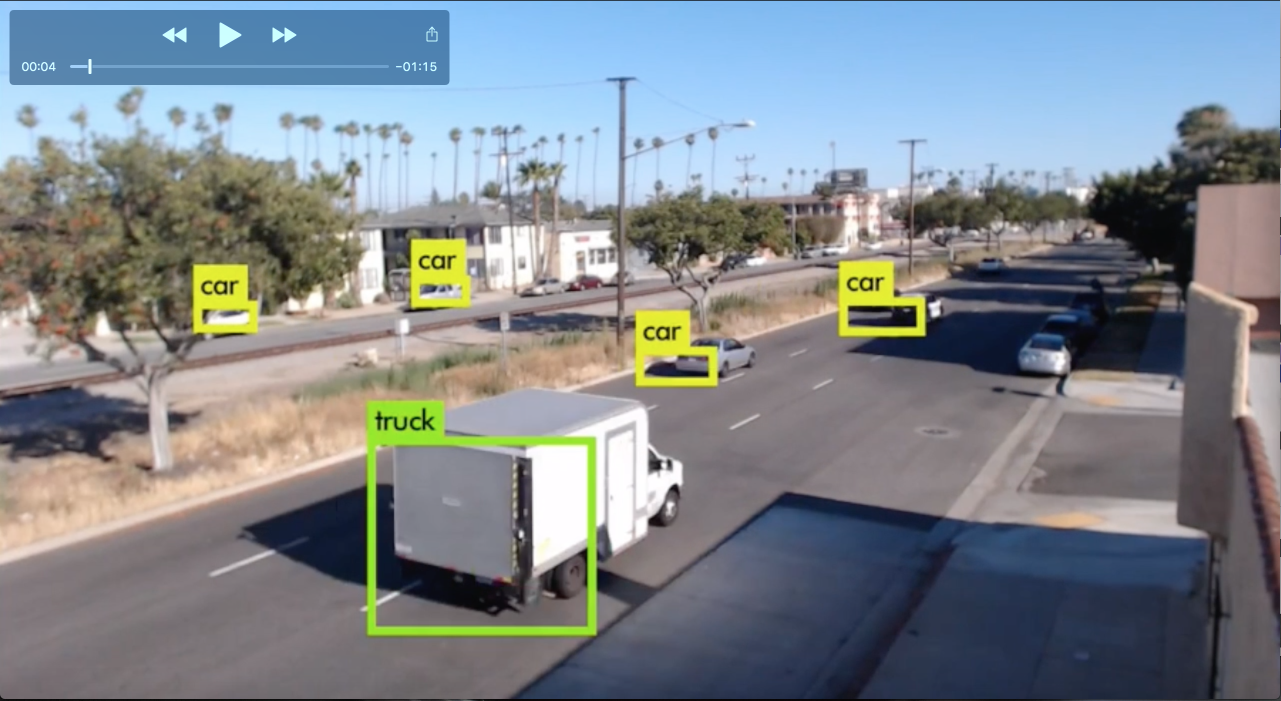
#> input picture image2.png, 2562 x 1402 px (shown at 1/2 size)
$ python line.py   (Python 2 division)
#> lines starting #> are read from the running program, lines starting #| are printed output that depends on the picture; after the words box and inside, x2 and y2 are one past the last pixel; in counts of white or black regions, pixels touching at a corner belong together
import cv2
import numpy as np

img = cv2.imread('image2.png')
#> img is the input picture: shape (1402, 2562, 3); mean B, G, R 141.1, 134.7, 127
gray = cv2.cvtColor(img,cv2.COLOR_BGR2GRAY)

kernel_size = 5
blur_gray = cv2.GaussianBlur(gray,(kernel_size, kernel_size),0)

low_threshold = 50
high_threshold = 150
edges = cv2.Canny(blur_gray, low_threshold, high_threshold)
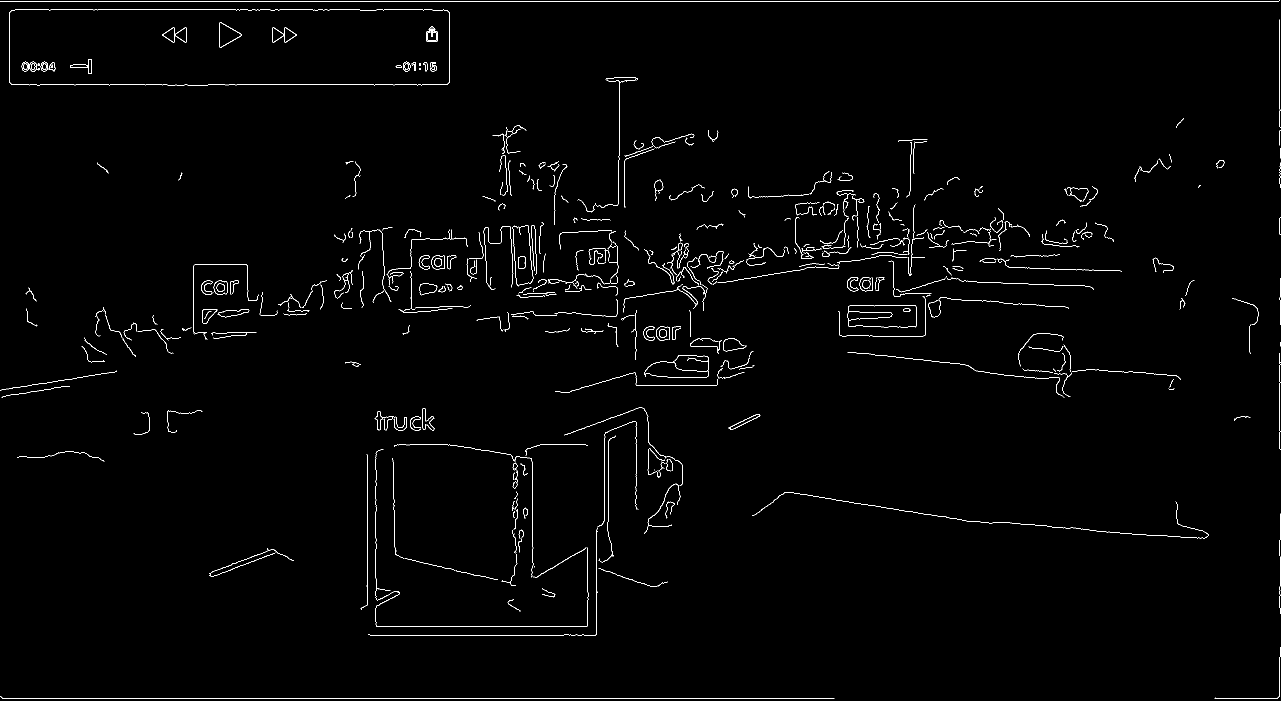
#> edges: shape (1402, 2562) (shown at 1/2 size); 1.2% white in thin lines or dots

rho = 1
theta = np.pi / 180
threshold = 15
min_line_length = 50
max_line_gap = 20
line_image = np.copy(img) * 0
#> line_image: shape (1402, 2562, 3); every value is 0

lines = cv2.HoughLinesP(edges, rho, theta, threshold, np.array([]),
                        min_line_length, max_line_gap)
#> lines = 387 rows, first 6: [0, 2, 2557, 2], [5, 1397, 1668, 1397], [23, 169, 374, 169], [2559, 290, 2559, 40], [30, 19, 719, 19], [751, 1156, 751, 961]
#print(lines)
points = []

font = cv2.FONT_HERSHEY_SIMPLEX

i=0
for line in lines:
    for x1, y1, x2, y2 in line:
        points.append(((x1 + 0.0, y1 + 0.0), (x2 + 0.0, y2 + 0.0)))
        cv2.line(line_image, (x1, y1), (x2, y2), (0, 0, 255), 5)
        cv2.putText(img, 'line{}'.format(i), (x1, y1), font, 0.8,(200,200,255), 2)
        a=(y2-y1)/(x2-x1)
        b=(x2*y1-y2*x2)/(x2-x1)
        i=i+1
        print "line"+str(i)+" a,b=",  a, b, "  x,y=",x1, x2, y1, y2
#> this loop made 387 passes
#| line1 a,b= 0 0   x,y= 0 2557 2 2
#| line2 a,b= 0 0   x,y= 5 1668 1397 1397
#| line3 a,b= 0 0   x,y= 23 374 169 169
#| line4 a,b= 0 0   x,y= 2559 2559 290 40
#| line5 a,b= 0 0   x,y= 30 719 19 19
#| line6 a,b= 0 0   x,y= 751 751 1156 961
#| line7 a,b= 0 0   x,y= 756 1192 1253 1253
#| line8 a,b= 0 0   x,y= 740 1191 1270 1270
#> (further printed lines are left out)
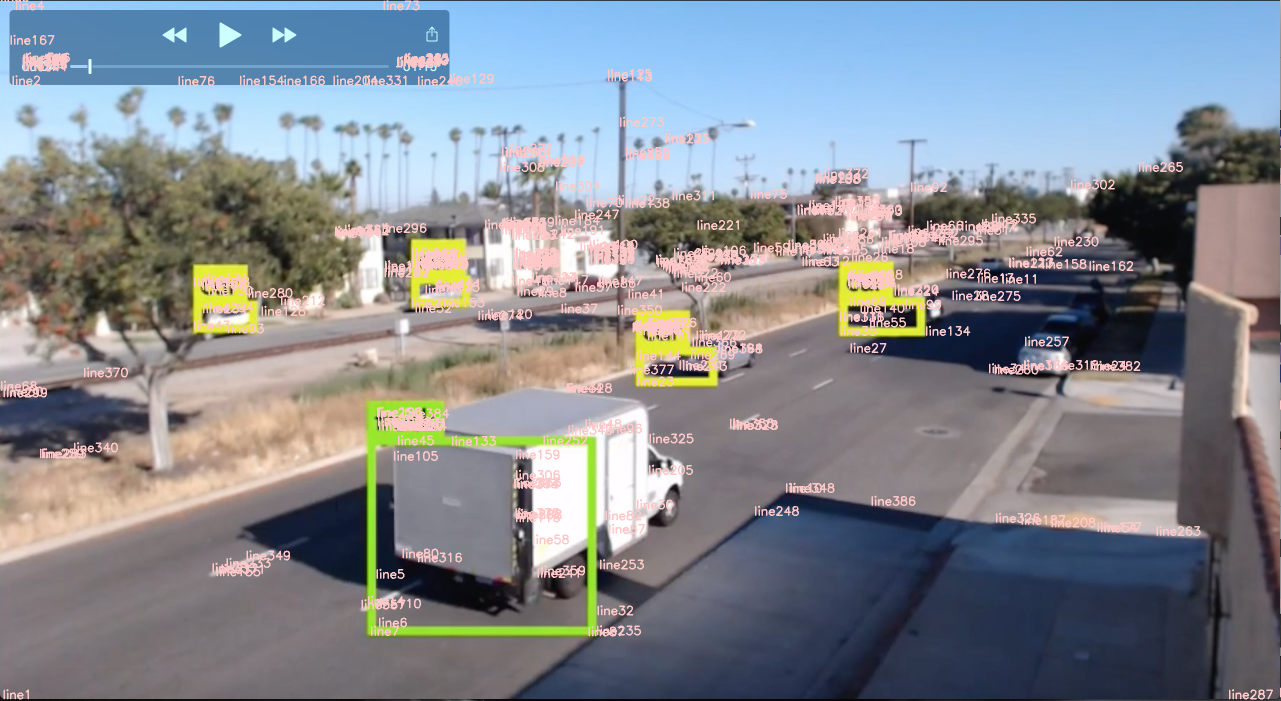
#> img: shape (1402, 2562, 3) (shown at 1/2 size); 4.55% of pixels changed, all inside (x1, y1, x2, y2) = (2, 0, 2562, 1399)
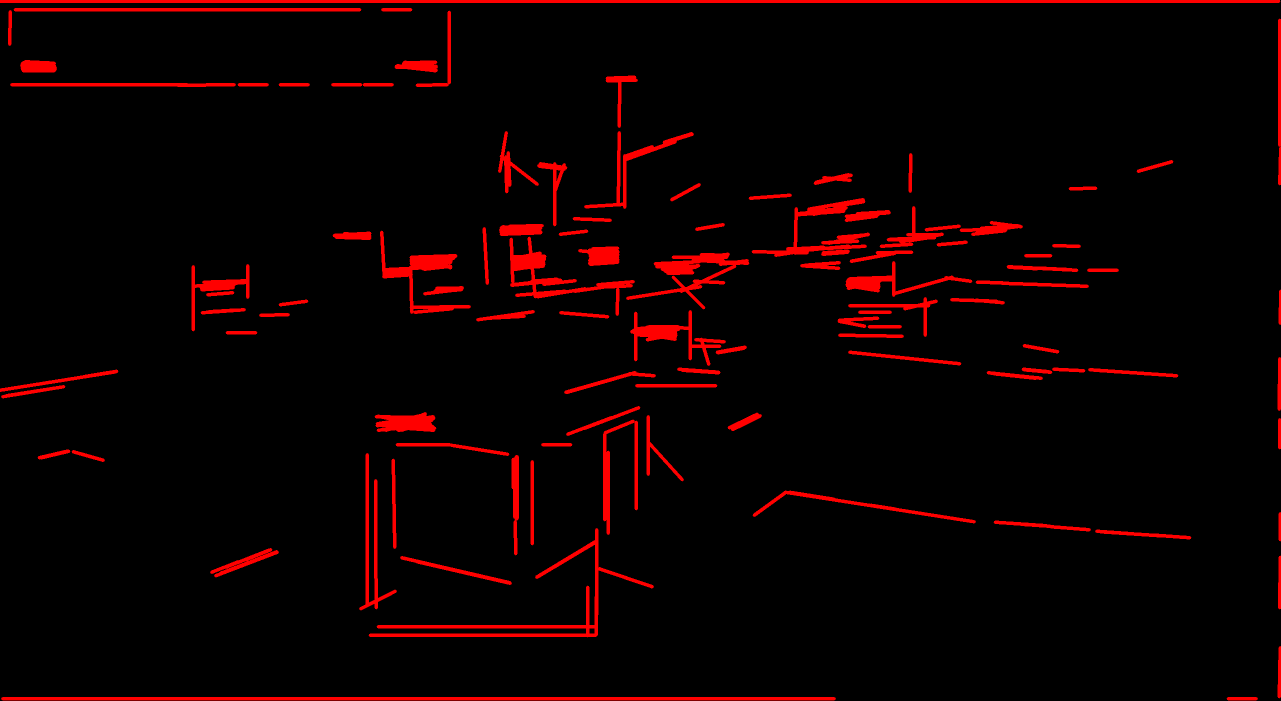
#> line_image: shape (1402, 2562, 3) (shown at 1/2 size); mean B, G, R 0, 0, 12.9
#> after the loop, i = 387; points = 387 items


# drawing line
lineThickness = 20
cv2.line(img, (2000, 2000), (10, 10), (20,20,200), lineThickness)
#> img: shape (1402, 2562, 3); 1.13% of pixels changed, all inside (x1, y1, x2, y2) = (0, 0, 1416, 1402)

lines_edges = cv2.addWeighted(img, 0.8, line_image, 1, 0)
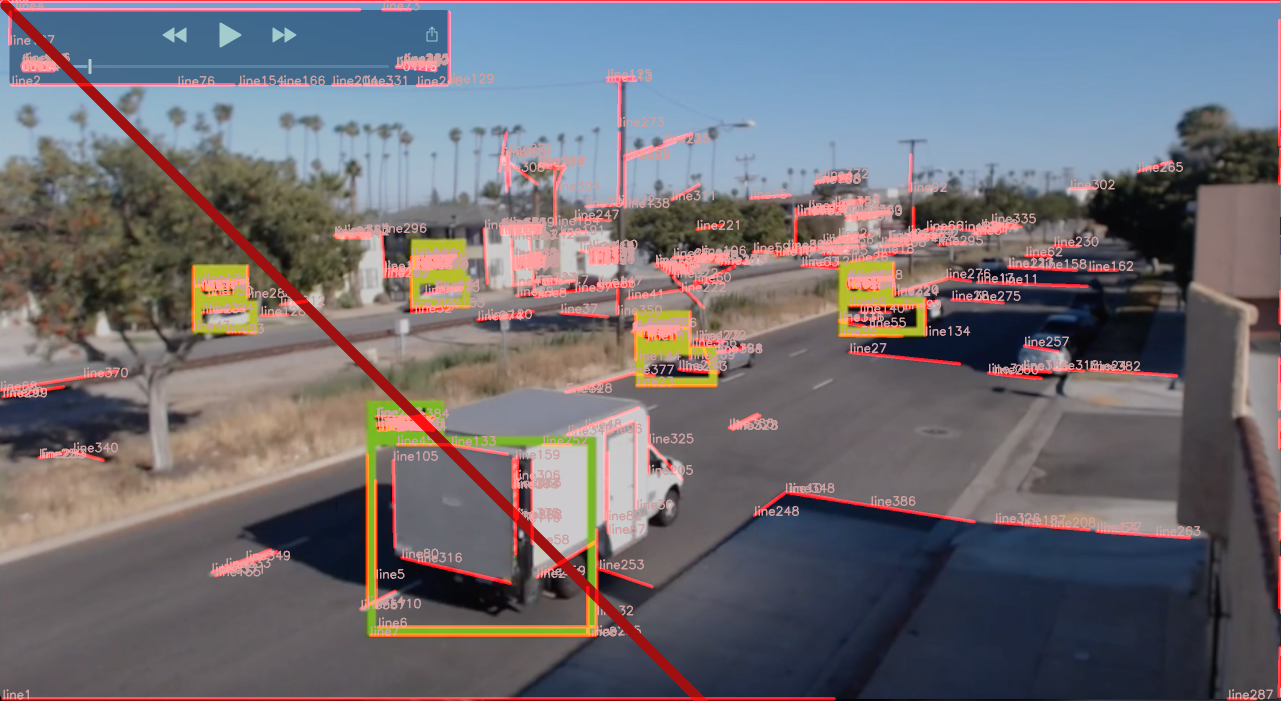
#> lines_edges: shape (1402, 2562, 3) (shown at 1/2 size); mean B, G, R 114.4, 108.4, 112.4
print(lines_edges.shape)

cv2.imwrite('line_parking.png', lines_edges)

$ run again, with c1.png copied over image2.png
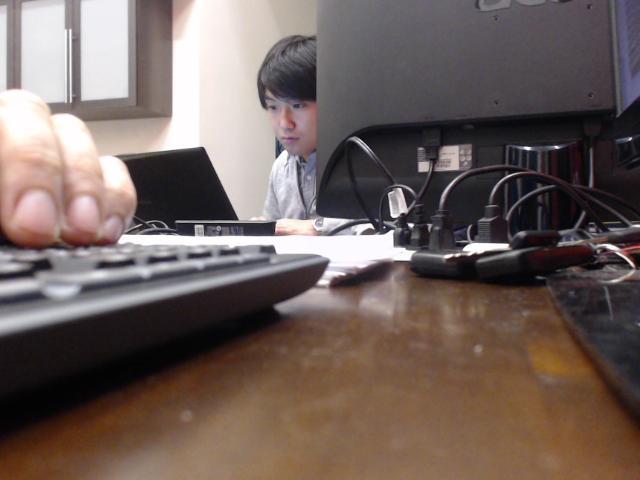
#> input picture c1.png, 640 x 480 px
#> img is the input picture: shape (480, 640, 3); mean B, G, R 93.7, 98.5, 112.9
#> edges: shape (480, 640); 3.5% white in thin lines or dots, all inside (x1, y1, x2, y2) = (0, 0, 640, 335)
#> lines = 117 rows, first 6: [53, 323, 329, 260], [93, 269, 275, 250], [477, 259, 639, 224], [310, 228, 440, 228], [275, 229, 364, 230], [106, 221, 261, 223]
#> the loop `for line in lines:` made 117 passes
#> (printed output is left out)
#> after the loop `for line in lines:`:
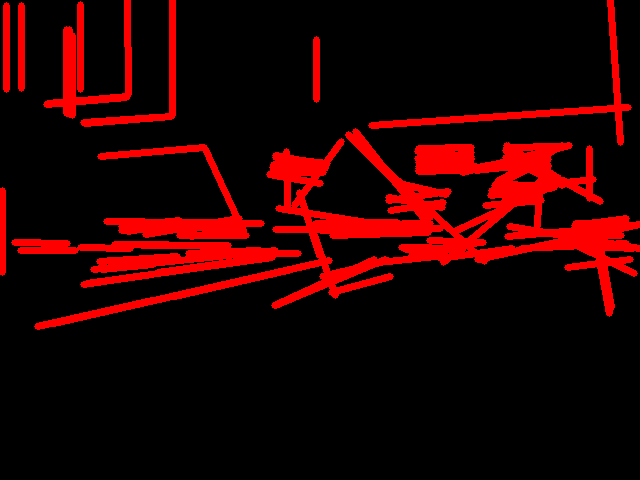
#> line_image: shape (480, 640, 3); mean B, G, R 0, 0, 37.3
#> after the loop `for line in lines:`: i = 117; points = 117 items
#> `lines_edges = cv2.addWeighted(img, 0.8, line_image, 1, 0)`:
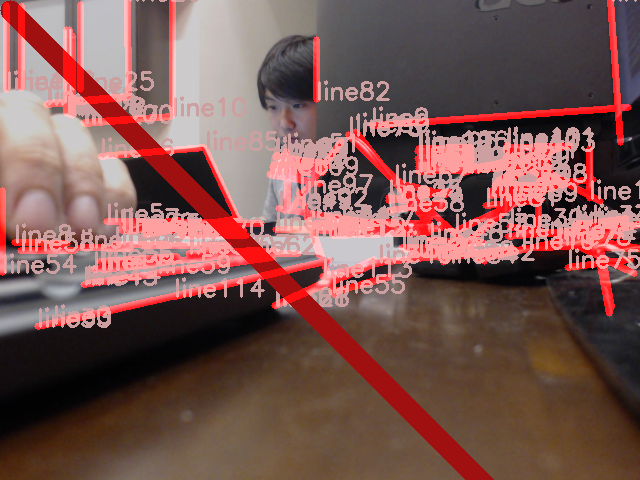
#> lines_edges: shape (480, 640, 3); mean B, G, R 82.5, 86.6, 125.1
#| (480, 640, 3)

$ run again, with audrey.jpg saved as image2.png
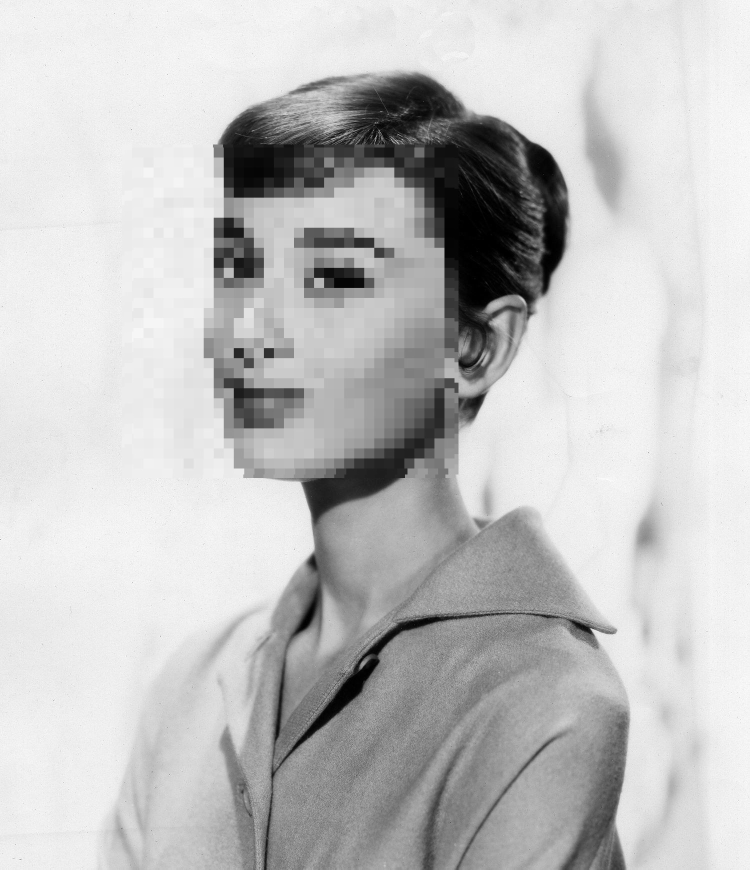
#> input picture audrey.jpg, 1500 x 1739 px (shown at 1/2 size)
#> img is the input picture: shape (1739, 1500, 3); min 0, max 255, mean 193.4
#> edges: shape (1739, 1500); 0.96% white in thin lines or dots, all inside (x1, y1, x2, y2) = (39, 143, 1261, 1739)
#> lines = 249 rows, first 6: [467, 575, 467, 435], [888, 695, 888, 414], [811, 916, 917, 916], [588, 495, 786, 495], [487, 815, 487, 676], [505, 263, 900, 283]
#> the loop `for line in lines:` made 249 passes
#> (printed output is left out)
#> after the loop `for line in lines:`:
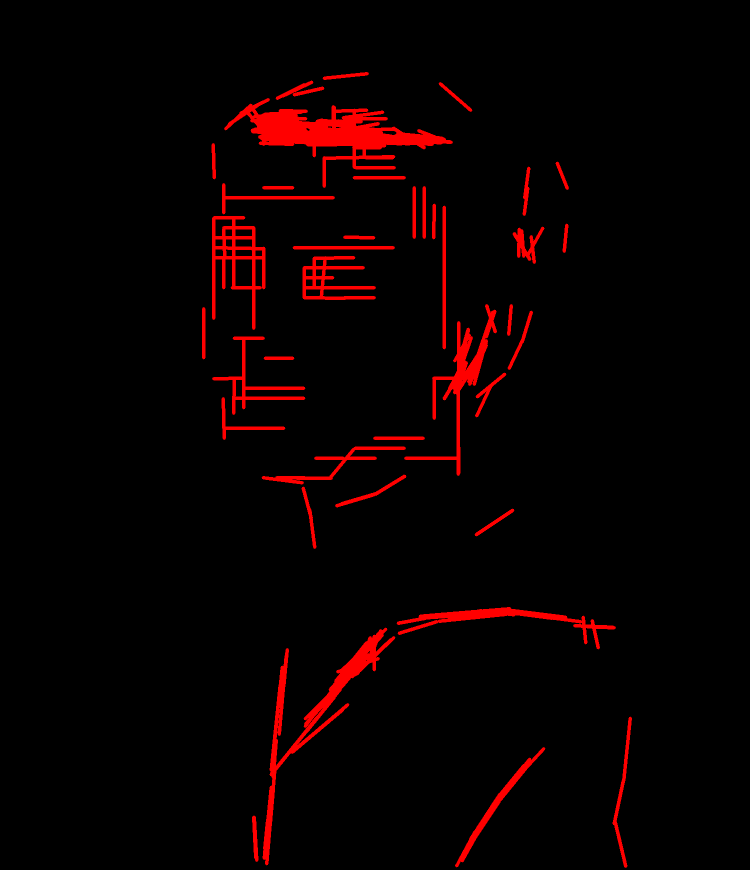
#> line_image: shape (1739, 1500, 3) (shown at 1/2 size); mean B, G, R 0, 0, 10
#> after the loop `for line in lines:`: i = 249; points = 249 items
#> `lines_edges = cv2.addWeighted(img, 0.8, line_image, 1, 0)`:
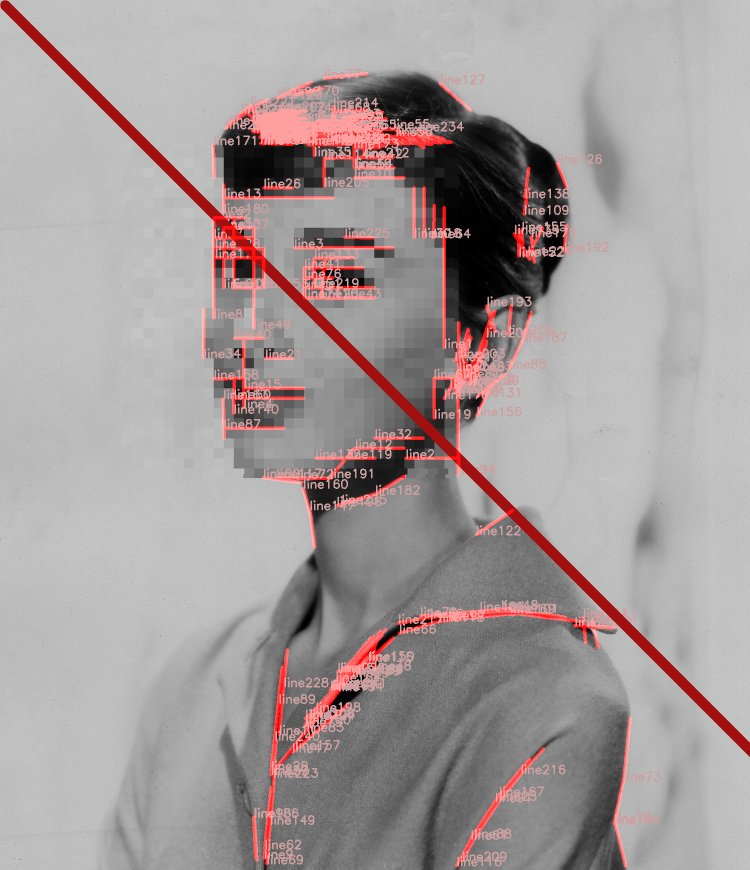
#> lines_edges: shape (1739, 1500, 3) (shown at 1/2 size); mean B, G, R 154.8, 154.8, 163.8
